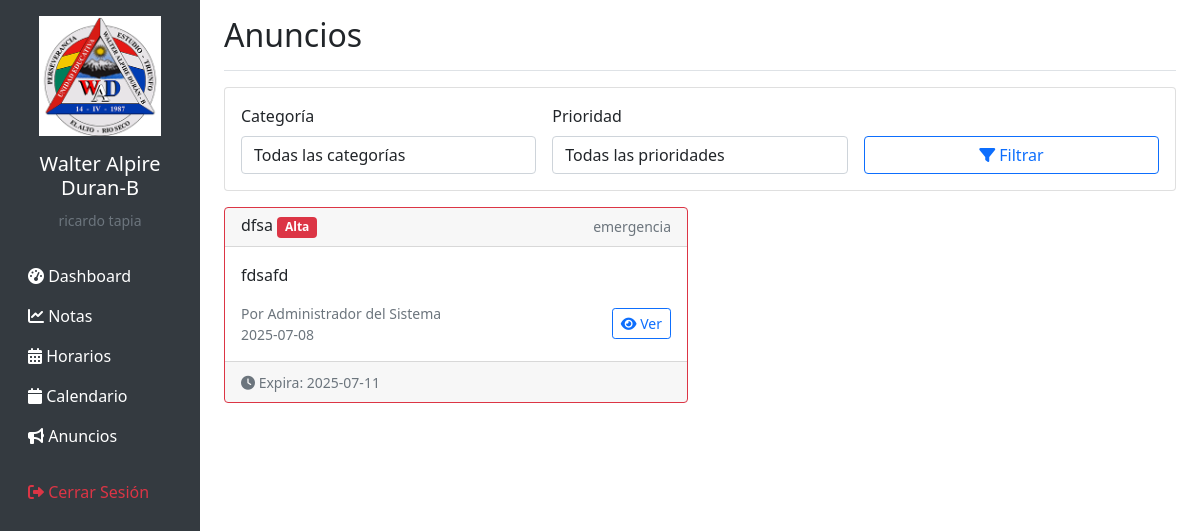
/announcements (signed in), run on the app's committed database.
### tables this page shows
CREATE TABLE announcements (
            id INTEGER PRIMARY KEY AUTOINCREMENT,
            title TEXT NOT NULL,
            content TEXT NOT NULL,
            category TEXT,
            priority TEXT NOT NULL CHECK (priority IN ('alta', 'media', 'baja')),
            target_audience TEXT NOT NULL CHECK (target_audience IN ('todos', 'estudiantes', 'profesores', 'padres')),
            author_id INTEGER NOT NULL,
            expires_at DATE,
            created_at TIMESTAMP DEFAULT CURRENT_TIMESTAMP,
            FOREIGN KEY (author_id) REFERENCES users (id)
        );

CREATE TABLE users (
            id INTEGER PRIMARY KEY AUTOINCREMENT,
            username TEXT UNIQUE NOT NULL,
            password TEXT NOT NULL,
            role TEXT NOT NULL CHECK (role IN ('director', 'profesor', 'padre')),
            full_name TEXT NOT NULL,
            email TEXT,
            created_at TIMESTAMP DEFAULT CURRENT_TIMESTAMP
        );

### app.py (the view)
@app.route('/announcements')
@login_required
def list_announcements():
    category = request.args.get('category', '')
    priority = request.args.get('priority', '')
    query = '''
        SELECT a.*, u.full_name as author_name
        FROM announcements a
        JOIN users u ON a.author_id = u.id
        WHERE (a.expires_at IS NULL OR a.expires_at >= date('now'))
        AND (a.target_audience = 'todos' OR a.target_audience = ?)
    '''
    params = [session['user_role']]
    if category:
        query += ' AND a.category = ?'
        params.append(category)
    if priority:
        query += ' AND a.priority = ?'
        params.append(priority)
    query += ' ORDER BY a.created_at DESC'
    conn = get_db_connection()
    announcements = conn.execute(query, params).fetchall()
    categories = conn.execute('SELECT DISTINCT category FROM announcements WHERE category IS NOT NULL').fetchall()
    conn.close()
    return render_template('announcements/list.html',
                         announcements=announcements,
                         categories=categories,
                         current_category=category,
                         current_priority=priority)

### app.py (called while the page is built)
def get_db_connection():
    conn = sqlite3.connect(DATABASE)
    conn.row_factory = sqlite3.Row
    return conn

def login_required(f):
    @wraps(f)
    def decorated_function(*args, **kwargs):
        if 'user_id' not in session:
            return redirect(url_for('login'))
        return f(*args, **kwargs)
    return decorated_function

### templates/announcements/list.html (shortened to what this page needs)
{% extends "base.html" %}
{% block content %}
<div class="d-flex justify-content-between flex-wrap flex-md-nowrap align-items-center pt-3 pb-2 mb-3 border-bottom">
    <h1 class="h2">Anuncios</h1>
</div>
<div class="row mb-3">
    <div class="col-md-12">
        <div class="card">
            <div class="card-body">
                <form method="GET" class="row g-3">
                    <div class="col-md-4">
                        <label for="category" class="form-label">Categoría</label>
                        <select class="form-control" id="category" name="category">
                            <option value="">Todas las categorías</option>
                        </select>
                    </div>
                    <div class="col-md-4">
                        <label for="priority" class="form-label">Prioridad</label>
                        <select class="form-control" id="priority" name="priority">
                            <option value="">Todas las prioridades</option>
                        </select>
                    </div>
                    <div class="col-md-4">
                        <label class="form-label">&nbsp;</label>
                        <div class="d-grid">
                            <button type="submit" class="btn btn-outline-primary">
                                <i class="fas fa-filter"></i> Filtrar
                            </button>
                        </div>
                    </div>
                </form>
            </div>
        </div>
    </div>
</div>
<div class="row">
    {% for announcement in announcements %}
    <div class="col-md-6 mb-3">
        <div class="card h-100 border-{{ 'danger' if announcement.priority == 'alta' else 'warning' if announcement.priority == 'media' else 'info' }}">
            <div class="card-header d-flex justify-content-between align-items-center">
                <h6 class="mb-0">
                    {{ announcement.title }}
                    <span class="badge bg-{{ 'danger' if announcement.priority == 'alta' else 'warning' if announcement.priority == 'media' else 'info' }}">
                        {{ announcement.priority.title() }}
                    </span>
                </h6>
                <small class="text-muted">{{ announcement.category or 'General' }}</small>
            </div>
            <div class="card-body">
                <p class="card-text">{{ announcement.content[:200] }}{% if announcement.content|length > 200 %}...{% endif %}</p>
                <div class="d-flex justify-content-between align-items-center">
                    <small class="text-muted">
                        Por {{ announcement.author_name }}<br>
                        {{ announcement.created_at.split(' ')[0] }}
                    </small>
                    <div class="btn-group">
                        <a href="{{ url_for('view_announcement', id=announcement.id) }}" class="btn btn-sm btn-outline-primary">
                            <i class="fas fa-eye"></i> Ver
                        </a>
                    </div>
                </div>
            </div>
            {% if announcement.expires_at %}
            <div class="card-footer">
                <small class="text-muted">
                    <i class="fas fa-clock"></i> Expira: {{ announcement.expires_at }}
                </small>
            </div>
            {% endif %}
        </div>
    </div>
    {% else %}
    <div class="col-12">
        <div class="alert alert-info text-center">
            <i class="fas fa-info-circle"></i> No hay anuncios disponibles
        </div>
    </div>
    {% endfor %}
</div>
{% endblock %}

### data on the page
announcements: title "dfsa", priority "Alta", category "emergencia", content "fdsafd", author_name "Administrador del Sistema", created_at "2025-07-08", expires_at "2025-07-11"

### other printed values
{{ session.full_name }} "ricardo tapia"
